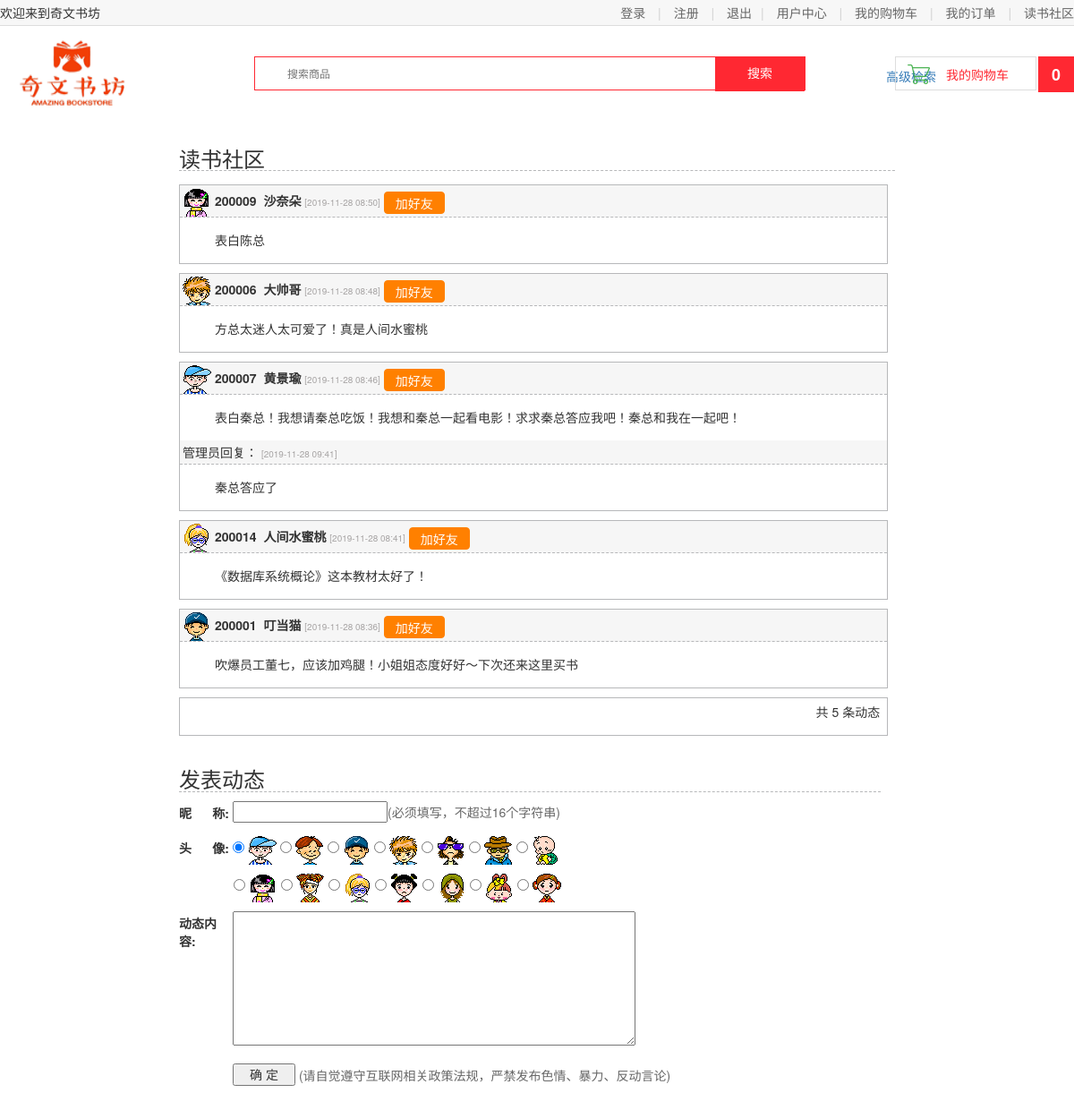
Page /用户界面/guestbook.php on the committed database.
### tables this page shows
CREATE TABLE `guest_book` (
  `id` mediumint(8) unsigned NOT NULL AUTO_INCREMENT,
  `user_id` char(6) NOT NULL,
  `nickname` char(16) NOT NULL,
  `face` tinyint(2) unsigned NOT NULL DEFAULT '1',
  `content` text NOT NULL,
  `create_time` int(10) unsigned NOT NULL DEFAULT '0',
  `staff_id` char(6) DEFAULT NULL,
  `reply` text,
  `reply_time` int(10) unsigned DEFAULT NULL,
  PRIMARY KEY (`id`)
);

### 用户界面/config.php (called while the page is built)
<?php
$pagesize = 8;
?>

### 用户界面/guestbook.php (the view, shortened to what this page needs)
<!DOCTYPE html PUBLIC "-//W3C//DTD XHTML 1.0 Transitional//EN" "http://www.w3.org/TR/xhtml1/DTD/xhtml1-transitional.dtd">
<html xmlns="http://www.w3.org/1999/xhtml">
<head>
	<link rel="stylesheet" type="text/css" href="css/style1.css" />
    <link rel="stylesheet" type="text/css" href="css/main.css"/>
    <link rel="stylesheet" type="text/css" href="css/foot.css"/>
    <link rel="stylesheet" type="text/css" href="css/reset.css"/>
    <link rel="stylesheet" type="text/css"  href="css/booklist.css"/>
    <link href="https://cdn.bootcss.com/bootstrap/3.3.7/css/bootstrap.min.css" rel="stylesheet">
</head>
<body>
<div class="header_con">
    <div class="header">
        <div class="welcome fl">欢迎来到奇文书坊</div>
        <div class="fr">
            <div class="login_btn fl">
                <?php
                include ("db.php");
                if(empty($_SESSION['user_name']))
                    echo'<a href="login.html">登录</a>
                        <span>|</span>
                        <a href="register.html">注册</a>';
                else
                    echo'欢迎您：'.$_SESSION['user_name'];
                 ?>
                <span>|</span>
                <a href="logout.php">退出</a>
            </div>
            <div class="user_link fl">
                <span>|</span>
                <a href="personalinfo.php">用户中心</a>
                <span>|</span>
                <a href="ShowCart.php">我的购物车</a>
                <span>|</span>
                <a href="checkorder.php">我的订单</a>
				<span>|</span>
                <a href="guestbook.php">读书社区</a>
            </div>
        </div>
    </div>
</div>
<div class="search_bar clearfix">
    <a href="index.php" class="logo fl"><img src="images/logo1.png" width="160" height="99"></a>
    <div class="search_con fl">
        <form action="search_result.php" method="post">
            <input type="text" class="input_text fl" name="search_word" placeholder="搜索商品">
            <input type="submit" class="input_btn fr" name="search" value="搜索">
        </form>
    </div>
	<a href="advanced_search.php" style="position:absolute; top:75px; left:990px; ">高级检索</a>
    <div class="guest_cart fr">
        <a href="ShowCart.php" class="cart_name fl">我的购物车</a>
        <?php
        if(!empty($_SESSION['user_id'])){
            $user_id=$_SESSION['user_id'];
            $q = "SELECT * from cart_info WHERE user_id='$user_id'";
            $r = mysqli_query($conn,$q);
            $ra=mysqli_num_rows($r);
        }else{
            $ra = 0;
        }
        echo '<div class="goods_count fl" id="show_count">'.$ra.'</div>';
        ?></div>
    </div>
<div id="container">
<div id="guestbook">
	<h3>读书社区</h3>
	<?php
	require("config.php");
	$p = $_GET['p']?$_GET['p']:1;
	$offset = ($p-1)*$pagesize;
	$sql = "SELECT * FROM guest_book ORDER BY id DESC LIMIT  $offset , $pagesize";
	$result=mysqli_query($conn,$sql);
	while($gb_array = mysqli_fetch_array($result)){
	?>
	<div class="guestbook-list">
	<p class="guestbook-head">
	<img src="images/<?=$gb_array['face']?>.gif" />
	<span class="bold"><?=$gb_array['user_id']."&nbsp;&nbsp;".$gb_array['nickname']?></span> <span class="guestbook-time">[<?=date("Y-m-d H:i", $gb_array['create_time'])?>]</span>
      <?php if($user_id!=$gb_array['user_id'])  {echo "<button id='add' class='btn btn-primary' style='height: 25px;background: #FF8000;border-color: #FF8000;padding-top: 2px' data-toggle='modal' data-target='#myModal' code=".$gb_array['user_id'].">加好友</button></p>";}?>
	<p class="guestbook-content"><?=nl2br($gb_array['content'])?></p>
	<?php
		if(!empty($gb_array['reply_time'])) {
	?>
	<p class="guestbook-head">管理员回复： <span class="guestbook-time">[<?=date("Y-m-d H:i", $gb_array['reply_time'])?>]</span></p>
	<p class="guestbook-content"><?=nl2br($gb_array['reply'])?></p>
	<?php
		}
	?>
</div>
	<?php
	}
	?>
	<div class="guestbook-list guestbook-page">
	<p>
	<?php
	$count_result = mysqli_query($conn,("SELECT count(*) FROM guest_book"));
	$count_array = mysqli_fetch_array($count_result);
	echo '共 ',$count_array['count(*)'],' 条动态&nbsp;&nbsp;';
	?>
</p>
</div>
</div>
<div id="guestbook-form">
	<h3>发表动态</h3>
	<form id="form1" name="form1" method="post" action="submiting.php" onSubmit="return InputCheck(this)">
	<p>
	<label for="title">昵&nbsp;&nbsp;&nbsp;&nbsp;&nbsp;&nbsp;称:</label>
	<input id="nickname" name="nickname" type="text" /><span>(必须填写，不超过16个字符串)</span>
	</p>
	<p>
	<label for="face">头&nbsp;&nbsp;&nbsp;&nbsp;&nbsp;&nbsp;像:</label>
	<input type="radio" name="face" value="1" checked>
	<img src="images/1.gif" />
	<input type="radio" name="face" value="2">
	<img src="images/2.gif" />
	<input type="radio" name="face" value="3">
	<img src="images/3.gif" />
	<input type="radio" name="face" value="4">
	<img src="images/4.gif" />
	<input type="radio" name="face" value="5">
	<img src="images/5.gif" />
	<input type="radio" name="face" value="6">
	<img src="images/6.gif" />
	<input type="radio" name="face" value="7">
	<img src="images/7.gif" />
	</p>
	<p class="leftmargin">
	<input type="radio" name="face" value="8">
	<img src="images/8.gif" />
	<input type="radio" name="face" value="9">
	<img src="images/9.gif" />
	<input type="radio" name="face" value="10">
	<img src="images/10.gif" />
	<input type="radio" name="face" value="11">
	<img src="images/11.gif" />
	<input type="radio" name="face" value="12">
	<img src="images/12.gif" />
	<input type="radio" name="face" value="13">
	<img src="images/13.gif" />
	<input type="radio" name="face" value="14">
	<img src="images/14.gif" />
	</p>
	<p>
	<p>
	<label for="title">动态内容:</label>
	<textarea id="content" name="content"></textarea>
	</p>
	<input type="submit" name="submit" class="submit" value="  确 定  " />
	<span>(请自觉遵守互联网相关政策法规，严禁发布色情、暴力、反动言论) </span>
	</form>
	</div>
	</div>
	<br/>
	<br/>
	<br/>
</body>
</html>

### CSS/style1.css (style rules this page uses)
* { margin: 0; padding: 0; }
html { width: 100%; height: 100%; font-family: "Tahoma","verdana","arial", "sans-serif","����"; font-size: 12px; }
img { border: none; }
a { color: #006ec6; }
.bold { font-weight: bold; }
#container { width: 800px; margin: 0 auto; overflow: hidden; }
#guestbook { width: 100%; margin: 0 auto; }
h3 { margin-top: 15px; color: #d51300; font-weight: bold; border-bottom:1px #b7b8ba dashed; }
.guestbook-list { width: 99%; margin: 5px 0 5px 0; border: 1px #b7b8ba solid; line-height: 1.5em; float: left; }
.guestbook-head { background-color: #f6f6f6; padding: 3px 3px 0 3px; border-bottom:1px #b7b8ba dashed; }
.guestbook-time { font-size: 10px; color: #a7a4a4; }
.guestbook-content { padding:5px 5px 5px 39px; }
.guestbook-page { padding: 5px 0 5px 0; text-align: right; }
#guestbook-form { width: 98%; float: left; margin-top: 10px; }
#guestbook-form form { margin-top: 5px; }
#guestbook-form label { float: left; width: 60px; margin-top: 3px; font-weight: bold; }
#guestbook-form span { color: #666666; }
#guestbook-form input { margin-bottom: 5px; }
#guestbook-form .leftmargin { margin-left: 61px; margin-bottom: 5px; }
#guestbook-form textarea { width: 450px; height: 150px; }
#guestbook-form .submit { width: 70px; margin: 10px 0 0 60px; height: 25px; }

### CSS/main.css (style rules this page uses)
body { font-family:'Microsoft Yahei';font-size:12px;color:#666; }
html,body { height:100% }
.header_con { background-color:#f7f7f7; height:29px; border-bottom:1px solid #dddddd }
.header { width:1200px; height:29px; margin:0 auto; }
.welcome,.login_info,.login_btn,.user_link { line-height:29px; }
.login_btn a,.user_link a { color:#666; }
.login_btn span,.user_link span { color:#cecece; margin:0 10px; }
.search_bar { width:1200px;height:115px;margin:0 auto; }
.search_con { width:616px;height:38px;border:1px solid #ff2832;margin:34px 0 0 124px; }
.search_con .input_text { width:470px;height:34px;border:0px;margin:2px 0 0 36px;outline:none;font-size:12px;color:#737272;font-family:'Microsoft Yahei' }
.search_con .input_btn { width:100px;height:38px;background-color:#ff2832; border:0px;font-size:14px;color:#fff;font-family:'Microsoft Yahei';outline:none;cursor:pointer; }
.guest_cart { width:200px;height:40px;margin-top:34px; position: relative; }
.guest_cart .cart_name { position: absolute; left: 0; width:158px;height:38px;line-height:38px;border:1px solid #dddddd; display:block; background: url(../images/icons.png) 13px -300px no-repeat ; font-size:14px;color:#ff2832;text-indent:56px; }
.guest_cart .goods_count { width:40px;height:40px;text-align:center;line-height:40px;font-size:18px; font-weight:bold;color:#fff;background-color:#ff2832; position: absolute; right: 0; }

### rows in the picture
guest_book: shows a picture, user "200009", nickname "沙奈朵", create_time "2019-11-28 08:50", content "表白陈总"
guest_book: shows a picture, user "200006", nickname "大帅哥", create_time "2019-11-28 08:48", content "方总太迷人太可爱了！真是人间水蜜桃"
guest_book: shows a picture, user "200007", nickname "黄景瑜", create_time "2019-11-28 08:46", content "表白秦总！我想请秦总吃饭！我想和秦总一起看电影！求求秦总答应我吧！秦总和我在一起吧！", reply_time "2019-11-28 09:41", reply "秦总答应了"
guest_book: shows a picture, user "200014", nickname "人间水蜜桃", create_time "2019-11-28 08:41", content "《数据库系统概论》这本教材太好了！"
guest_book: shows a picture, user "200001", nickname "叮当猫", create_time "2019-11-28 08:36", content "吹爆员工董七，应该加鸡腿！小姐姐态度好好～下次还来这里买书"

### other values in the picture
$ra "0"
$count_array['count(*)'] "5"
